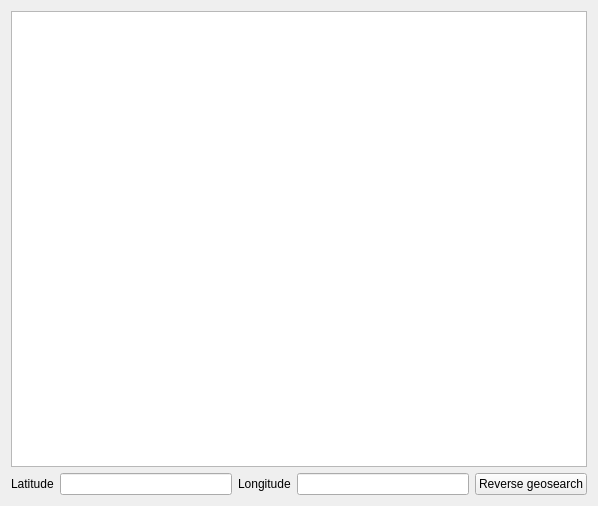
<?xml version="1.0" encoding="UTF-8"?>
<ui version="4.0">
 <class>GeoReverse</class>
 <widget class="QWidget" name="GeoReverse">
  <property name="geometry">
   <rect>
    <x>0</x>
    <y>0</y>
    <width>598</width>
    <height>506</height>
   </rect>
  </property>
  <property name="windowTitle">
   <string>Form</string>
  </property>
  <layout class="QGridLayout" name="gridLayout">
   <item row="0" column="0" colspan="5">
    <widget class="QTableWidget" name="tableWidget"/>
   </item>
   <item row="1" column="0">
    <widget class="QLabel" name="label">
     <property name="text">
      <string>Latitude</string>
     </property>
    </widget>
   </item>
   <item row="1" column="1">
    <widget class="QLineEdit" name="latitudeLineEdit"/>
   </item>
   <item row="1" column="2">
    <widget class="QLabel" name="label_2">
     <property name="text">
      <string>Longitude</string>
     </property>
    </widget>
   </item>
   <item row="1" column="3">
    <widget class="QLineEdit" name="longitudeLineEdit"/>
   </item>
   <item row="1" column="4">
    <widget class="QPushButton" name="searchPushButton">
     <property name="text">
      <string>Reverse geosearch</string>
     </property>
    </widget>
   </item>
  </layout>
 </widget>
 <resources/>
 <connections/>
</ui>
